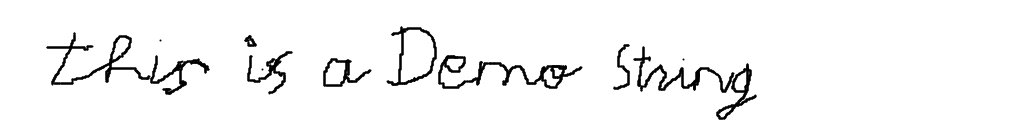
#> input picture data/test.png, 1024 x 128 px
$ python -i preproc.py   (imports and definitions only)   (older library calls are emulated)
#> lines starting #> are read from the running program, lines starting #| are printed output that depends on the picture; after the words box and inside, x2 and y2 are one past the last pixel; in counts of white or black regions, pixels touching at a corner belong together
#> further down, picture is the input picture: shape (128, 1024); min 0, max 255, mean 245
"""
Data preproc functions from arthurflor23:
    adjust_to_see: adjust image to better visualize (rotate and transpose)
    augmentation: apply variations to a list of images
    normalization: apply normalization and variations on images (if required)
    preprocess: main function for preprocess.
        Make the image:
            illumination_compensation: apply illumination regularitation
            remove_cursive_style: remove cursive style from image (if necessary)
            sauvola: apply sauvola binarization
    text_standardize: preprocess and standardize sentence
    generate_multigrams: generate n-grams of the sentence


https://github.com/arthurflor23/handwritten-text-recognition/blob/master/src/data/preproc.py
"""

import re
import cv2
import html
import string
import numpy as np
import numba as nb


# [68 lines left out: functions adjust_to_see, augmentation, normalization, not called in this run]


"""
Preprocess metodology based in:
    H. Scheidl, S. Fiel and R. Sablatnig,
    Word Beam Search: A Connectionist Temporal Classification Decoding Algorithm, in
    16th International Conference on Frontiers in Handwriting Recognition, pp. 256-258, 2018.
"""


# [36 lines left out: function preprocess, not called in this run]


"""
Illumination Compensation based in:
    K.-N. Chen, C.-H. Chen, C.-C. Chang,
    Efficient illumination compensation techniques for text images, in
    Digital Signal Processing, 22(5), pp. 726-733, 2012.
"""


def illumination_compensation(img):
    """Illumination compensation technique for text image"""

    def scale(img):
        s = np.max(img) - np.min(img)
        res = img / s
        res -= np.min(res)
        res *= 255
        return res

    img = img.astype(np.float32)
    height, width = img.shape
#> height = 128; width = 1024
    sqrt_hw = np.sqrt(height * width)
#> sqrt_hw = 362

    bins = np.arange(0, 300, 10)
    bins[26] = 255
    hp = np.histogram(img, bins)
    for i in range(len(hp[0])):
        if hp[0][i] > sqrt_hw:
            hr = i * 10
            break
#> this loop made 1 pass
#> hr on pass 1: 0

    np.seterr(divide='ignore', invalid='ignore')
    cei = (img - (hr + 50 * 0.3)) * 2
    cei[cei > 255] = 255
    cei[cei < 0] = 0
#> cei: shape (128, 1024) float32; min 0, max 255, mean 245.9

    m1 = np.asarray([-1, 0, 1, -2, 0, 2, -1, 0, 1]).reshape((3, 3))
    m2 = np.asarray([-2, -1, 0, -1, 0, 1, 0, 1, 2]).reshape((3, 3))
    m3 = np.asarray([-1, -2, -1, 0, 0, 0, 1, 2, 1]).reshape((3, 3))
    m4 = np.asarray([0, 1, 2, -1, 0, 1, -2, -1, 0]).reshape((3, 3))

    eg1 = np.abs(cv2.filter2D(img, -1, m1))
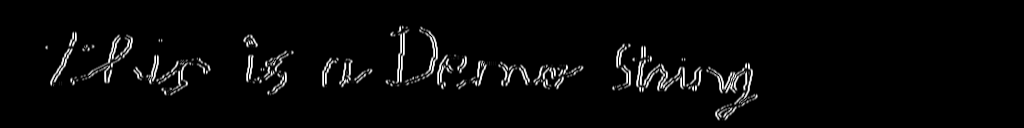
#> eg1: shape (128, 1024) float32; min 0, max 1020, mean 30.3; drawn with min black and max white
    eg2 = np.abs(cv2.filter2D(img, -1, m2))
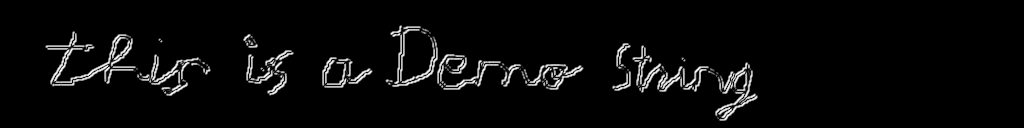
#> eg2: shape (128, 1024) float32; min 0, max 1013, mean 37.9; drawn with min black and max white
    eg3 = np.abs(cv2.filter2D(img, -1, m3))
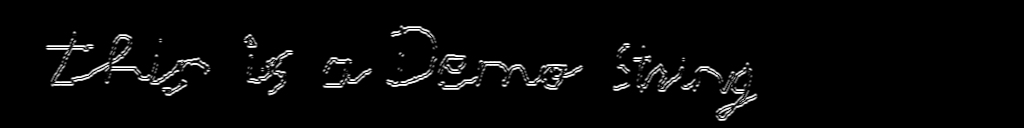
#> eg3: shape (128, 1024) float32; min 0, max 1020, mean 29.8; drawn with min black and max white
    eg4 = np.abs(cv2.filter2D(img, -1, m4))
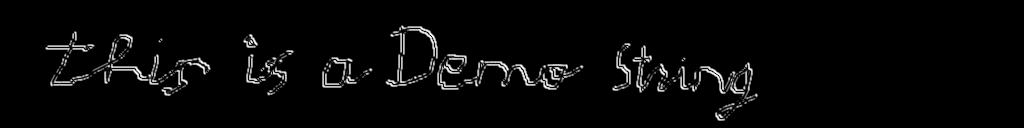
#> eg4: shape (128, 1024) float32; min 0, max 996, mean 28.5; drawn with min black and max white

    eg_avg = scale((eg1 + eg2 + eg3 + eg4) / 4)
#> in scale, `s = np.max(img) - np.min(img)`: s = 731
#> in scale, `res *= 255`:
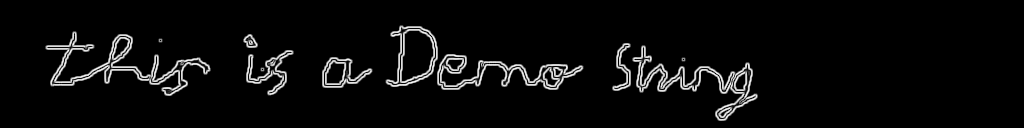
#> res: shape (128, 1024) float32; min 0, max 255, mean 11

    h, w = eg_avg.shape
#> h = 128; w = 1024
    eg_bin = np.zeros((h, w))
    eg_bin[eg_avg >= 30] = 255

    h, w = cei.shape
    cei_bin = np.zeros((h, w))
    cei_bin[cei >= 60] = 255

    h, w = eg_bin.shape
    tli = 255 * np.ones((h, w))
    tli[eg_bin == 255] = 0
    tli[cei_bin == 255] = 0

    kernel = np.ones((3, 3), np.uint8)
    erosion = cv2.erode(tli, kernel, iterations=1)
    int_img = np.asarray(cei)

    estimate_light_distribution(width, height, erosion, cei, int_img)

    mean_filter = 1 / 121 * np.ones((11, 11), np.uint8)
    ldi = cv2.filter2D(scale(int_img), -1, mean_filter)
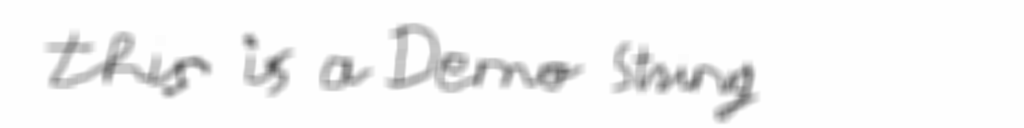
#> ldi: shape (128, 1024) float32; min 81.88, max 255, mean 245.9

    result = np.divide(cei, ldi) * 260
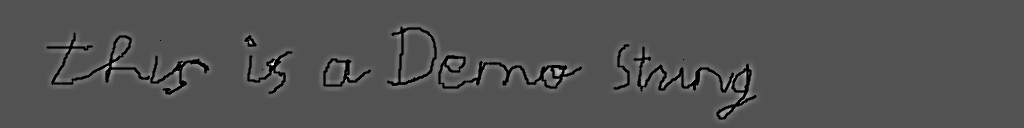
#> result: shape (128, 1024) float32; min 0, max 799, mean 259.2; drawn with min black and max white
    result[erosion != 0] *= 1.5
#> result: shape (128, 1024) float32; under 0.01% of pixels changed, all inside (x1, y1, x2, y2) = (696, 82, 697, 83)
    result[result < 0] = 0
    result[result > 255] = 255

    return np.asarray(result, dtype=np.uint8)


@nb.jit(nopython=True)
def estimate_light_distribution(width, height, erosion, cei, int_img):
    """Light distribution performed by numba (thanks @Sundrops)"""

    for y in range(width):
        for x in range(height):
            if erosion[x][y] == 0:
                i = x

                while i < erosion.shape[0] and erosion[i][y] == 0:
                    i += 1

                end = i - 1
                n = end - x + 1

                if n <= 30:
                    h, e = [], []

                    for k in range(5):
                        if x - k >= 0:
                            h.append(cei[x - k][y])

                        if end + k < cei.shape[0]:
                            e.append(cei[end + k][y])

                    mpv_h, mpv_e = max(h), max(e)

                    for m in range(n):
                        int_img[x + m][y] = mpv_h + (m + 1) * ((mpv_e - mpv_h) / n)

                x = end
                break


"""
Deslating image process based in,
    A. Vinciarelli and J. Luettin,
    A New Normalization Technique for Cursive Handwritten Wrods, in
    Pattern Recognition, 22, 2001.
"""


# [35 lines left out: function remove_cursive_style, not called in this run]


"""
Sauvola binarization based in,
    J. Sauvola, T. Seppanen, S. Haapakoski, M. Pietikainen,
    Adaptive Document Binarization, in IEEE Computer Society Washington, 1997.
"""


# [24 lines left out: function sauvola, not called in this run]


"""
DeepSpell based text cleaning process.
    Tal Weiss.
    Deep Spelling.
    Medium: https://machinelearnings.co/deep-spelling-9ffef96a24f6#.2c9pu8nlm
    Github: https://github.com/MajorTal/DeepSpell
"""

RE_DASH_FILTER = re.compile(r'[\-\˗\֊\‐\‑\‒\–\—\⁻\₋\−\﹣\－]', re.UNICODE)
RE_APOSTROPHE_FILTER = re.compile(r'&#39;|[ʼ՚＇‘’‛❛❜ߴߵ`‵´ˊˋ{}{}{}{}{}{}{}{}{}]'.format(
    chr(768), chr(769), chr(832), chr(833), chr(2387),
    chr(5151), chr(5152), chr(65344), chr(8242)), re.UNICODE)
RE_RESERVED_CHAR_FILTER = re.compile(r'[¶¤«»]', re.UNICODE)
RE_LEFT_PARENTH_FILTER = re.compile(r'[\(\[\{\⁽\₍\❨\❪\﹙\（]', re.UNICODE)
RE_RIGHT_PARENTH_FILTER = re.compile(r'[\)\]\}\⁾\₎\❩\❫\﹚\）]', re.UNICODE)
RE_BASIC_CLEANER = re.compile(r'[^\w\s{}]'.format(re.escape(string.punctuation)), re.UNICODE)

LEFT_PUNCTUATION_FILTER = """!%&),.:;<=>?@\\]^_`|}~"""
RIGHT_PUNCTUATION_FILTER = """"(/<=>@[\\^_`{|~"""
NORMALIZE_WHITESPACE_REGEX = re.compile(r'[^\S\n]+', re.UNICODE)


# [60 lines left out: functions text_standardize, generate_multigrams, not called in this run]

>>> import cv2
>>> picture = cv2.imread('../../data/test.png', cv2.IMREAD_GRAYSCALE)
>>> result = illumination_compensation(picture)
